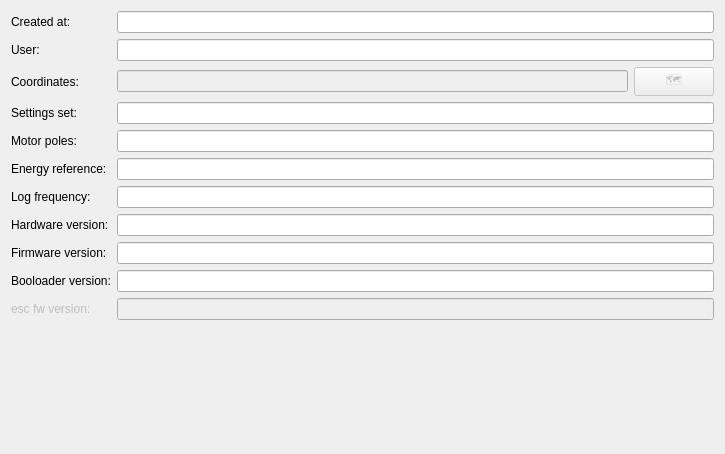
<?xml version="1.0" encoding="UTF-8"?>
<ui version="4.0">
 <class>LogDescriptionWidget</class>
 <widget class="QWidget" name="LogDescriptionWidget">
  <property name="geometry">
   <rect>
    <x>0</x>
    <y>0</y>
    <width>725</width>
    <height>454</height>
   </rect>
  </property>
  <property name="windowTitle">
   <string>Form</string>
  </property>
  <layout class="QGridLayout" name="gridLayout">
   <item row="1" column="1">
    <widget class="QLabel" name="lblCreatedAt">
     <property name="text">
      <string>Created at:</string>
     </property>
     <property name="buddy">
      <cstring>leCreatedAt</cstring>
     </property>
    </widget>
   </item>
   <item row="1" column="2" colspan="2">
    <widget class="QLineEdit" name="leCreatedAt">
     <property name="sizePolicy">
      <sizepolicy hsizetype="Expanding" vsizetype="Fixed">
       <horstretch>0</horstretch>
       <verstretch>0</verstretch>
      </sizepolicy>
     </property>
     <property name="readOnly">
      <bool>true</bool>
     </property>
    </widget>
   </item>
   <item row="2" column="1">
    <widget class="QLabel" name="lblUser">
     <property name="text">
      <string>User:</string>
     </property>
     <property name="buddy">
      <cstring>leUser</cstring>
     </property>
    </widget>
   </item>
   <item row="2" column="2" colspan="2">
    <widget class="QLineEdit" name="leUser">
     <property name="readOnly">
      <bool>true</bool>
     </property>
    </widget>
   </item>
   <item row="3" column="1">
    <widget class="QLabel" name="lblCoordinates">
     <property name="text">
      <string>Coordinates:</string>
     </property>
     <property name="buddy">
      <cstring>leCoordinates</cstring>
     </property>
    </widget>
   </item>
   <item row="4" column="1">
    <widget class="QLabel" name="lblSettings">
     <property name="text">
      <string>Settings set:</string>
     </property>
     <property name="buddy">
      <cstring>leSettings</cstring>
     </property>
    </widget>
   </item>
   <item row="4" column="2" colspan="2">
    <widget class="QLineEdit" name="leSettings">
     <property name="readOnly">
      <bool>true</bool>
     </property>
    </widget>
   </item>
   <item row="5" column="1">
    <widget class="QLabel" name="lblMotorPoles">
     <property name="text">
      <string>Motor poles:</string>
     </property>
     <property name="buddy">
      <cstring>leMotorPoles</cstring>
     </property>
    </widget>
   </item>
   <item row="5" column="2" colspan="2">
    <widget class="QLineEdit" name="leMotorPoles">
     <property name="readOnly">
      <bool>true</bool>
     </property>
    </widget>
   </item>
   <item row="6" column="1">
    <widget class="QLabel" name="lblEnergyRefj">
     <property name="text">
      <string>Energy reference:</string>
     </property>
     <property name="buddy">
      <cstring>leEnergyRefj</cstring>
     </property>
    </widget>
   </item>
   <item row="6" column="2" colspan="2">
    <widget class="QLineEdit" name="leEnergyRefj">
     <property name="readOnly">
      <bool>true</bool>
     </property>
    </widget>
   </item>
   <item row="7" column="1">
    <widget class="QLabel" name="lblLogFreqHz">
     <property name="text">
      <string>Log frequency:</string>
     </property>
     <property name="buddy">
      <cstring>leLogFreqHZ</cstring>
     </property>
    </widget>
   </item>
   <item row="7" column="2" colspan="2">
    <widget class="QLineEdit" name="leLogFreqHZ">
     <property name="readOnly">
      <bool>true</bool>
     </property>
    </widget>
   </item>
   <item row="8" column="1">
    <widget class="QLabel" name="lblHWVersion">
     <property name="text">
      <string>Hardware version:</string>
     </property>
     <property name="buddy">
      <cstring>leHWVersion</cstring>
     </property>
    </widget>
   </item>
   <item row="8" column="2" colspan="2">
    <widget class="QLineEdit" name="leHWVersion">
     <property name="readOnly">
      <bool>true</bool>
     </property>
    </widget>
   </item>
   <item row="9" column="1">
    <widget class="QLabel" name="lblFWVersion">
     <property name="text">
      <string>Firmware version:</string>
     </property>
     <property name="buddy">
      <cstring>leFwVersion</cstring>
     </property>
    </widget>
   </item>
   <item row="9" column="2" colspan="2">
    <widget class="QLineEdit" name="leFwVersion">
     <property name="readOnly">
      <bool>true</bool>
     </property>
    </widget>
   </item>
   <item row="10" column="1">
    <widget class="QLabel" name="lblBootloaderVersion">
     <property name="text">
      <string>Booloader version:</string>
     </property>
     <property name="buddy">
      <cstring>leBootloaderVersion</cstring>
     </property>
    </widget>
   </item>
   <item row="10" column="2" colspan="2">
    <widget class="QLineEdit" name="leBootloaderVersion">
     <property name="readOnly">
      <bool>true</bool>
     </property>
    </widget>
   </item>
   <item row="11" column="1">
    <widget class="QLabel" name="lblESCVersion">
     <property name="enabled">
      <bool>false</bool>
     </property>
     <property name="text">
      <string>esc fw version:</string>
     </property>
     <property name="buddy">
      <cstring>leEscVersion</cstring>
     </property>
    </widget>
   </item>
   <item row="11" column="2" colspan="2">
    <widget class="QLineEdit" name="leEscVersion">
     <property name="enabled">
      <bool>false</bool>
     </property>
     <property name="readOnly">
      <bool>true</bool>
     </property>
    </widget>
   </item>
   <item row="12" column="2">
    <spacer name="verticalSpacer">
     <property name="orientation">
      <enum>Qt::Vertical</enum>
     </property>
     <property name="sizeHint" stdset="0">
      <size>
       <width>20</width>
       <height>144</height>
      </size>
     </property>
    </spacer>
   </item>
   <item row="3" column="2">
    <widget class="QLineEdit" name="leCoordinates">
     <property name="enabled">
      <bool>false</bool>
     </property>
     <property name="readOnly">
      <bool>true</bool>
     </property>
    </widget>
   </item>
   <item row="3" column="3">
    <widget class="QPushButton" name="pbOpenMap">
     <property name="enabled">
      <bool>false</bool>
     </property>
     <property name="text">
      <string>🗺</string>
     </property>
    </widget>
   </item>
  </layout>
 </widget>
 <resources/>
 <connections/>
</ui>
